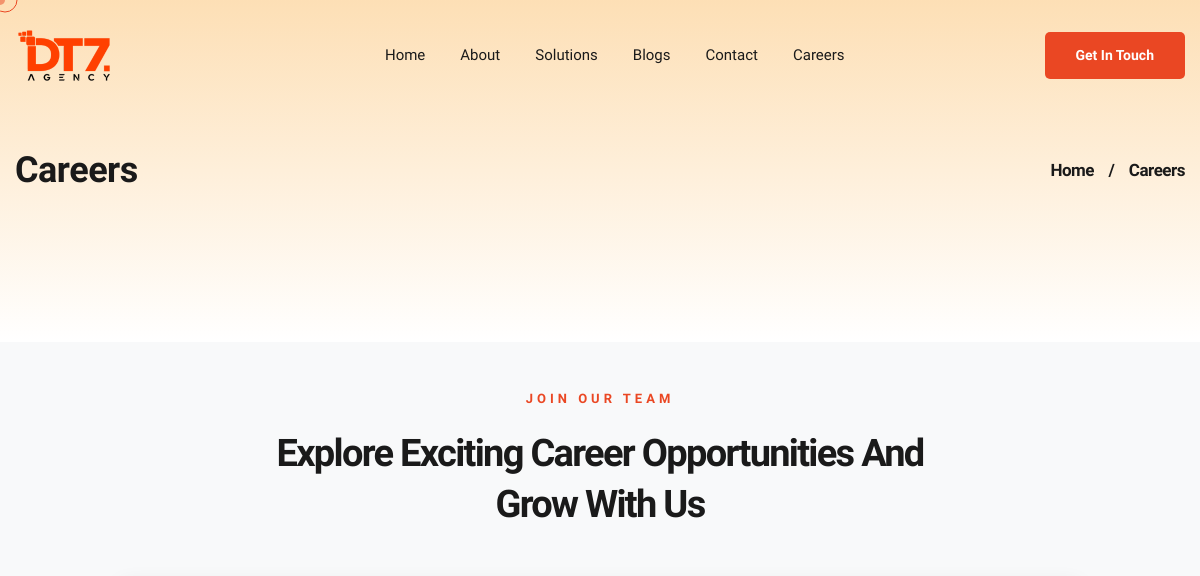
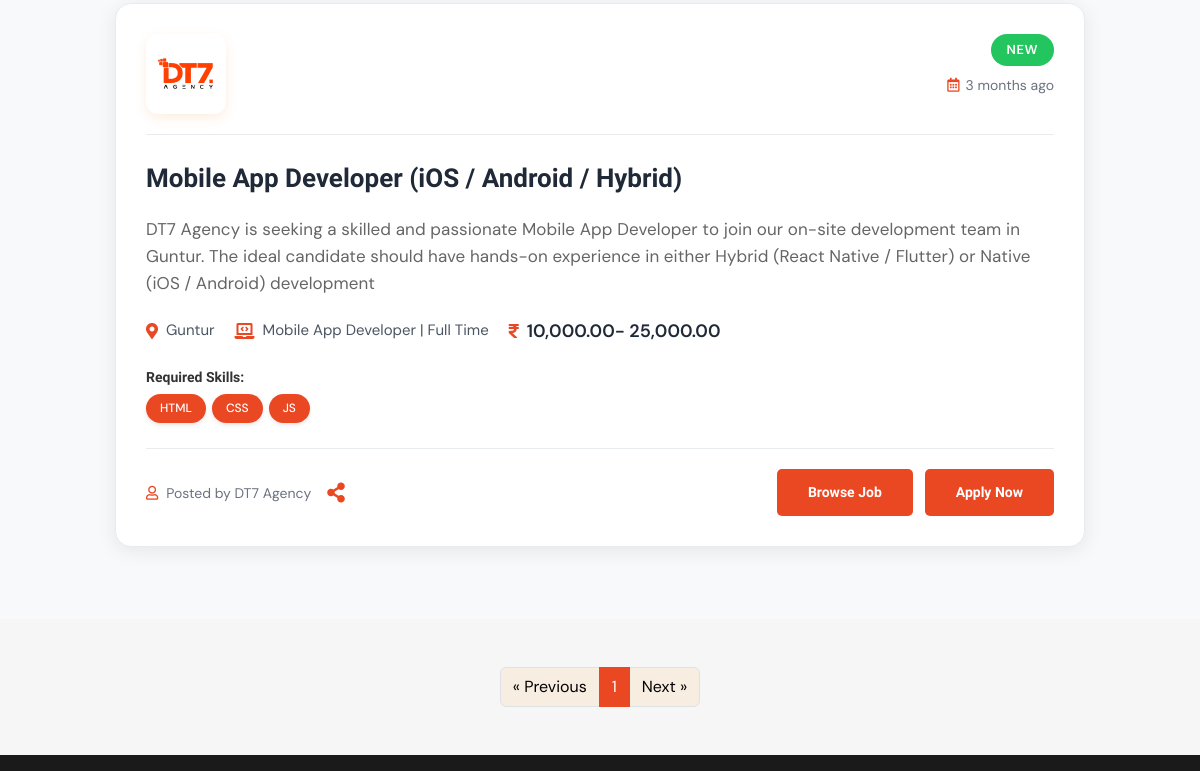
/careers/ (upper part), run on an earlier commit of the app's database (2 pictures, top to bottom).
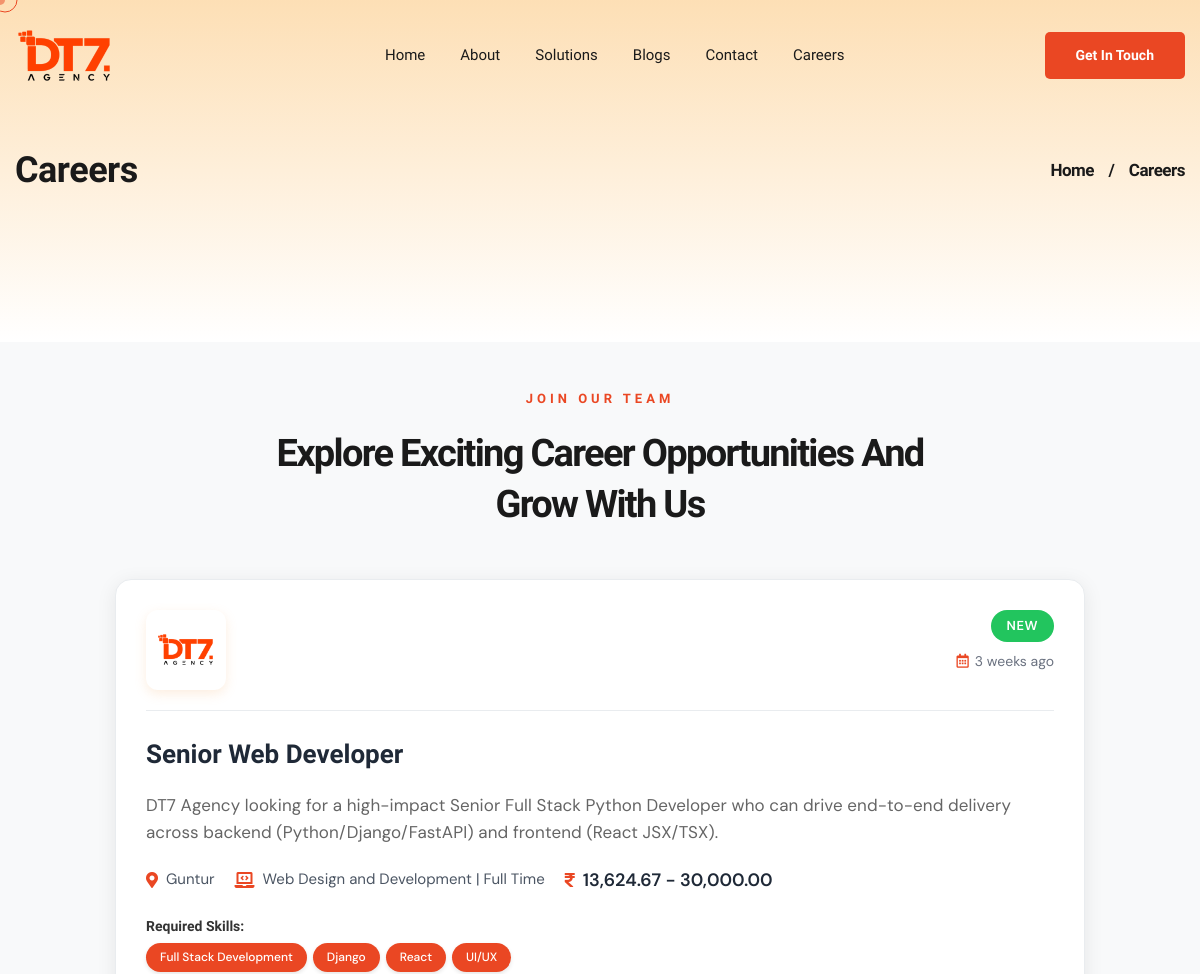
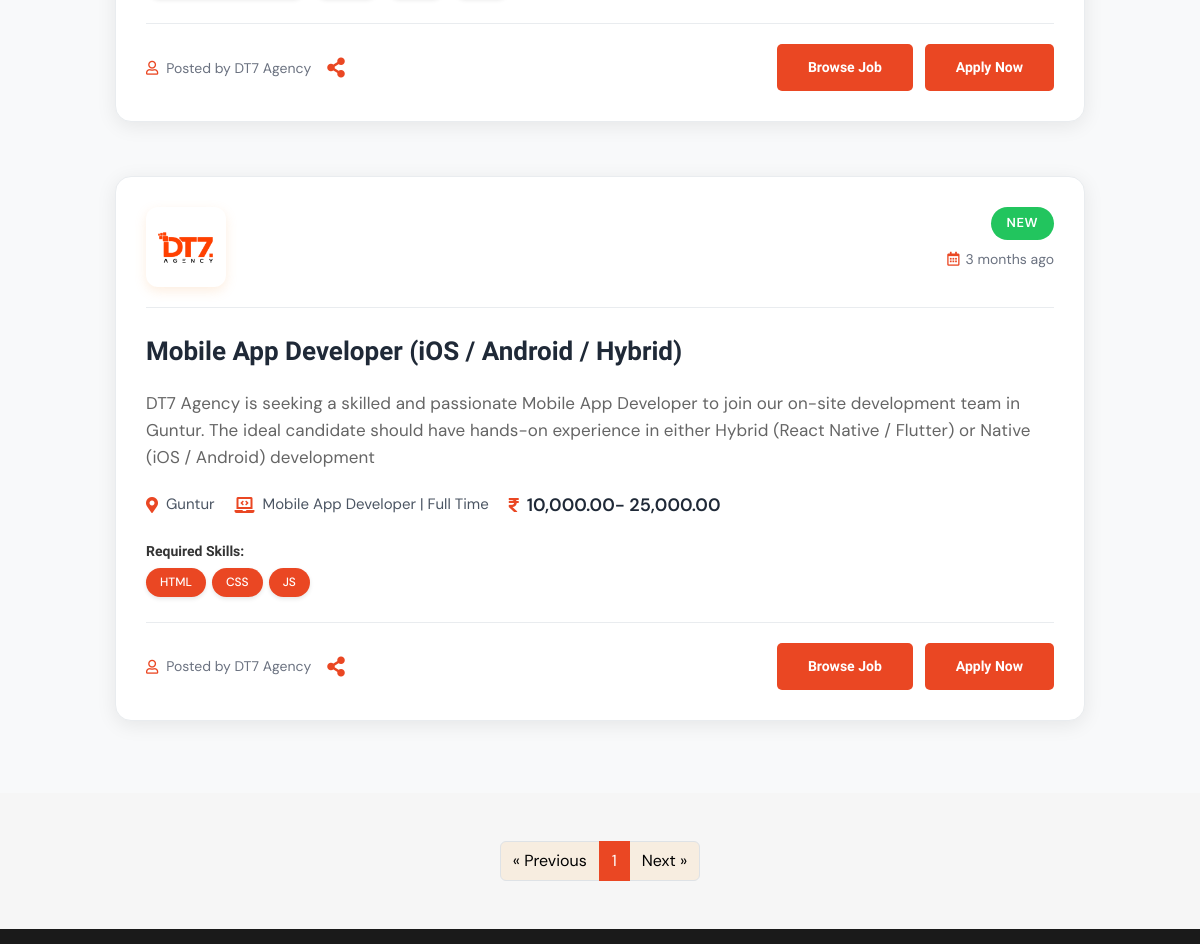
And on a later commit of the database (2 pictures, top to bottom).
### DT7App/models.py (models this page shows, shortened)
class JobPost(models.Model):
    Id = models.AutoField(primary_key=True)
    Title = models.CharField(max_length=225, default="Job Title")
    Department = models.CharField(max_length=100,choices=DEPARTMENT_CHOICES,blank=True,null=True)
    ShortDescription = models.CharField(max_length=255, blank=True, default="", null=True)
    Location = models.CharField(max_length=150, blank=True, null=True)
    Experience = models.CharField(max_length=100, blank=True, null=True)
    Salary = models.CharField(max_length=100, blank=True, null=True)
    JobType = models.CharField(max_length=50, choices=[
        ('Full Time', 'Full Time'),
        ('Part Time', 'Part Time'),
        ('Internship', 'Internship'),
        ('Contract', 'Contract'),
    ], default='Full Time')
    Requirements = models.TextField(blank=True, null=True)
    Body = RichTextField(blank=True, null=True)
    PostedBy = models.CharField(max_length=100, blank=True, null=True)
    PostedDate = models.DateTimeField(default=datetime.now)
    Deadline = models.DateField(blank=True, null=True)
    status = models.IntegerField(choices=STATUS, default=0)
    MetaTitle = models.CharField(max_length=255, blank=True, default="", null=True)
    MetaDescription = models.CharField(max_length=255, blank=True, default="", null=True)
    MetaKeywords = models.CharField(max_length=255, blank=True, default="", null=True)
    class Meta:
        ordering = ['-PostedDate']

### DT7App/views.py (the view)
# urls.py: path('careers/', Carrers , name='careers'),
def Carrers(request):
    jobpost = JobPost.objects.filter(status=1).order_by('-Id')
    for post in jobpost:
        post.skills_list = [skill.strip() for skill in (post.Requirements or "").split(",") if skill.strip()]
    paginator = Paginator(jobpost, 6)
    page = request.GET.get('page')
    posts = paginator.get_page(page)
    return render(request, 'uifiles/carrers.html',{'jobs':posts,'posts':posts,'page':page,'navbar':'Carrers'})

### DT7App/context_processors.py (called while the page is built)
def get_client_ip(request):
    x_forwarded_for = request.META.get("HTTP_X_FORWARDED_FOR")
    if x_forwarded_for:
        return x_forwarded_for.split(",")[0].strip()
    return request.META.get("REMOTE_ADDR")

def get_lat_lng_from_ip(ip):
    try:
        response = requests.get(f"https://ipapi.co/{ip}/json/", timeout=2)
        if response.status_code == 200:
            data = response.json()
            return data.get("latitude"), data.get("longitude")
    except Exception:
        pass
    return None, None

def location_data(request):
    city = request.COOKIES.get("user_city")
    if city:
        return {"city": city}
    try:
        path_parts = request.path.strip("/").split("/")
        if path_parts and path_parts[0].lower() in VALID_CITIES:
            return {"city": path_parts[0].lower()}
    except Exception:
        pass
    try:
        ip = get_client_ip(request)
        lat, lng = get_lat_lng_from_ip(ip)
        if lat and lng:
            return {"city": get_nearest_city(lat, lng)}
    except Exception:
        pass
    return {"city": "guntur"}

### templates/uifiles/carrers.html (shortened to what the changed rows need)
{% extends 'uifiles/subase.html' %}
{% load static %}
{% load time_filters %}
{% block content %}
<div class="page-wrapper">
    <section class="page-header">
        <div class="container">
            <div class="page-header__content">
                <h1 class="page-header__title wow animated fadeInLeft" data-wow-delay="0.1s" data-wow-duration="1500ms">
                    Careers</h1>
            </div>
        </div>
    </section>
    <section class="blog-one career-section pt-5 pb-5">
        <div class="container">
                <div class="main-row">
                    <div class="row justify-content-center">
                        {% for jobitem in jobs %}
                        <div class="col-xl-10 col-lg-11 col-md-12 wow animated fadeInUp mb-4" data-wow-delay="0.1s"
                            data-wow-duration="1500ms">
                            <div class="career-card">
                                <div class="career-card__header">
                                    <div class="career-card__logo">
                                        <img src="{% static 'assets/images/logoblack.png' %}" alt="Company Logo" class="career-logo">
                                    </div>
                                    <div class="career-card__meta">
                                        <span class="career-badge career-badge--new">New</span>
                                        <span class="career-date">
                                            <i class="far fa-calendar-alt"></i> {{ jobitem.PostedDate|time_ago }}
                                        </span>
                                    </div>
                                </div>
                                <div class="career-card__body">
                                    <h4 class="career-card__title">{{ jobitem.Title }}</h4>
                                    <p>{{ jobitem.ShortDescription }}</p>
                                    <div class="career-card__details">
                                        <div class="career-detail-item">
                                            <i class="fas fa-map-marker-alt"></i>
                                            <span>{{ jobitem.Location }}</span>
                                        </div>
                                        <div class="career-detail-item">
                                            <i class="fas fa-solid fa-laptop-code"></i>
                                            <span class="salary-amount">{{ jobitem.Department }} | {{ jobitem.JobType}}</span>
                                        </div>
                                        <div class="career-detail-item career-salary">
                                            <i class="fas fa-rupee-sign"></i>
                                            <span class="salary-amount">{{ jobitem.Salary }}</span>
                                        </div>
                                    </div>
                                    {% if jobitem.skills_list %}
                                    <div class="career-card__requirements">
                                        <h6>Required Skills:</h6>
                                        <div class="skills-badges">
                                            {% for skill in jobitem.skills_list %}
                                            <span class="skill-badge">{{ skill }}</span>
                                            {% endfor %}
                                        </div>
                                    </div>
                                    {% endif %}
                                </div>
                                <div class="career-card__footer ">
                                    <div class="career-author">
                                        <i class="far fa-user"></i>
                                        <span>Posted by {{ jobitem.PostedBy }}</span>
                                        <a href="#" class="share-link ms-2" data-bs-toggle="modal" data-bs-target="#shareJobModal{{ jobitem.Id }}" title="Share this job" style="font-size: 20px;">
                                            <i class="fas fa-share-alt"></i>
                                        </a>
                                    </div>
                                    <div class="career-actions">
                                        <a href="/career/{{ jobitem.Id }}/"
                                            class="blog-page__blog-btn digihub-btn digihub-btn--secondary"
                                            title="Learn more about {{ jobitem.Title }}">
                                            Browse Job
                                        </a>
                                        <a href="#" class="blog-page__blog-btn digihub-btn digihub-btn--secondary"
                                            data-bs-toggle="modal" data-bs-target="#applyJobModal" data-jobtitle="{{ jobitem.Title }}">
                                            Apply Now
                                        </a>
                                    </div>
                                </div>
                            </div>
                        </div>
                        {% endfor %}
                    </div>
                </div>
        </div>
    </section>
    <div class="pagination-wrapper pt-5 pb-5 text-center" style="background-color: #f6f6f6;">
        <ul class="pagination justify-content-center" style="margin-bottom: 0rem;">
            {% for num in jobs.paginator.page_range %}
            {% if jobs.number == num %}
            <li class="page-item active" aria-current="page">
                <span class="page-link" title="Current Page {{ num }}">{{ num }}</span>
            </li>
            {% else %}
            <li class="page-item">
                <a class="page-link" href="?page={{ num }}" title="Go to Page {{ num }}">{{ num }}</a>
            </li>
            {% endif %}
            {% endfor %}
        </ul>
    </div>
    {% endblock %}

What changed in the data, as far as the page shows it:
added JobPost: PostedDate "3 weeks ago", Title "Senior Web Developer", ShortDescription "DT7 Agency looking for a high-impact Senior Full Stack Python Developer who can drive end-to-end delivery across backend (Python/Django/FastAPI) and frontend (React JSX/TSX).", Location "Guntur", Department "Web Design and Development", JobType "Full Time", Salary "13,624.67 - 30,000.00", skills_list "Full Stack Development" "Django" "React" "UI/UX", PostedBy "DT7 Agency"
